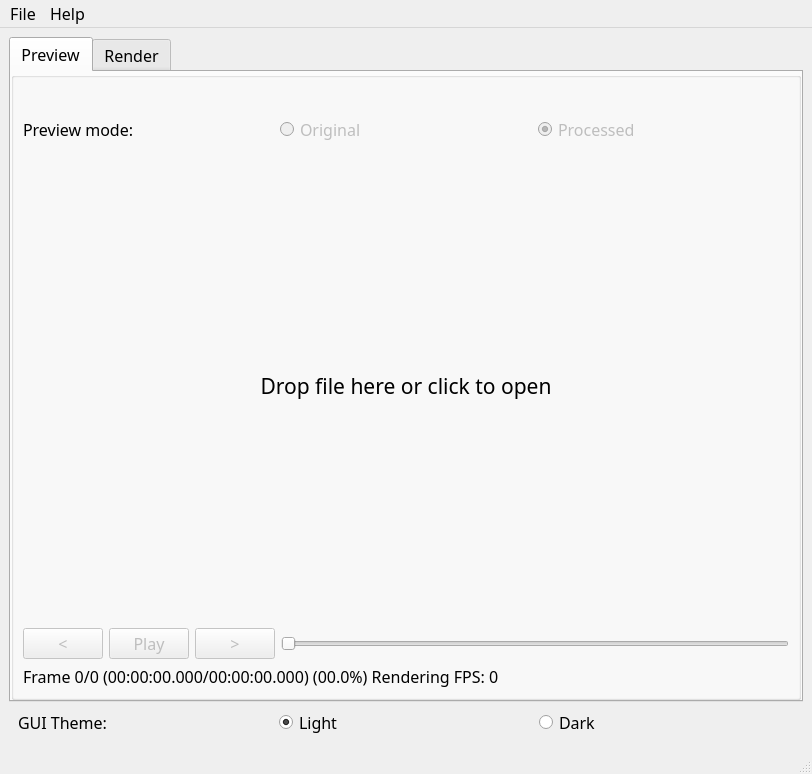
<?xml version="1.0" encoding="UTF-8"?>
<ui version="4.0">
 <author>Fern Lane</author>
 <class>MainWindow</class>
 <widget class="QMainWindow" name="MainWindow">
  <property name="geometry">
   <rect>
    <x>0</x>
    <y>0</y>
    <width>812</width>
    <height>774</height>
   </rect>
  </property>
  <property name="font">
   <font>
    <family>Calibri Light</family>
    <pointsize>12</pointsize>
   </font>
  </property>
  <property name="windowTitle">
   <string>NTSC-VHS-Renderer</string>
  </property>
  <property name="layoutDirection">
   <enum>Qt::LeftToRight</enum>
  </property>
  <widget class="QWidget" name="centralwidget">
   <layout class="QVBoxLayout" name="verticalLayout_2">
    <item>
     <widget class="QTabWidget" name="tabWidget">
      <property name="enabled">
       <bool>true</bool>
      </property>
      <property name="currentIndex">
       <number>0</number>
      </property>
      <widget class="QWidget" name="tab">
       <attribute name="title">
        <string>Preview</string>
       </attribute>
       <layout class="QVBoxLayout" name="verticalLayout_4">
        <property name="leftMargin">
         <number>0</number>
        </property>
        <property name="topMargin">
         <number>0</number>
        </property>
        <property name="rightMargin">
         <number>0</number>
        </property>
        <property name="bottomMargin">
         <number>0</number>
        </property>
        <item>
         <widget class="QGroupBox" name="groupBox">
          <property name="title">
           <string/>
          </property>
          <property name="checkable">
           <bool>false</bool>
          </property>
          <layout class="QVBoxLayout" name="verticalLayout_3">
           <item>
            <widget class="QLabel" name="lb_filename">
             <property name="text">
              <string/>
             </property>
            </widget>
           </item>
           <item>
            <layout class="QHBoxLayout" name="horizontalLayout_2">
             <item>
              <widget class="QLabel" name="label">
               <property name="text">
                <string>Preview mode:</string>
               </property>
              </widget>
             </item>
             <item>
              <widget class="QRadioButton" name="rb_preview_original">
               <property name="enabled">
                <bool>false</bool>
               </property>
               <property name="text">
                <string>Original</string>
               </property>
               <property name="checked">
                <bool>false</bool>
               </property>
               <attribute name="buttonGroup">
                <string notr="true">buttonGroup</string>
               </attribute>
              </widget>
             </item>
             <item>
              <widget class="QRadioButton" name="rb_preview_processed">
               <property name="enabled">
                <bool>false</bool>
               </property>
               <property name="text">
                <string>Processed</string>
               </property>
               <property name="checked">
                <bool>true</bool>
               </property>
               <attribute name="buttonGroup">
                <string notr="true">buttonGroup</string>
               </attribute>
              </widget>
             </item>
            </layout>
           </item>
           <item>
            <widget class="QLabel" name="lb_preview">
             <property name="sizePolicy">
              <sizepolicy hsizetype="Expanding" vsizetype="Expanding">
               <horstretch>0</horstretch>
               <verstretch>2</verstretch>
              </sizepolicy>
             </property>
             <property name="minimumSize">
              <size>
               <width>160</width>
               <height>120</height>
              </size>
             </property>
             <property name="sizeIncrement">
              <size>
               <width>0</width>
               <height>0</height>
              </size>
             </property>
             <property name="font">
              <font>
               <pointsize>16</pointsize>
              </font>
             </property>
             <property name="styleSheet">
              <string notr="true"/>
             </property>
             <property name="text">
              <string>Drop file here or click to open</string>
             </property>
             <property name="alignment">
              <set>Qt::AlignCenter</set>
             </property>
            </widget>
           </item>
           <item>
            <layout class="QHBoxLayout" name="horizontalLayout">
             <item>
              <widget class="QPushButton" name="btn_previous">
               <property name="enabled">
                <bool>false</bool>
               </property>
               <property name="sizePolicy">
                <sizepolicy hsizetype="Fixed" vsizetype="Fixed">
                 <horstretch>0</horstretch>
                 <verstretch>0</verstretch>
                </sizepolicy>
               </property>
               <property name="text">
                <string>&lt;</string>
               </property>
              </widget>
             </item>
             <item>
              <widget class="QPushButton" name="btn_play_pause">
               <property name="enabled">
                <bool>false</bool>
               </property>
               <property name="sizePolicy">
                <sizepolicy hsizetype="Minimum" vsizetype="Fixed">
                 <horstretch>0</horstretch>
                 <verstretch>0</verstretch>
                </sizepolicy>
               </property>
               <property name="text">
                <string>Play</string>
               </property>
              </widget>
             </item>
             <item>
              <widget class="QPushButton" name="btn_next">
               <property name="enabled">
                <bool>false</bool>
               </property>
               <property name="sizePolicy">
                <sizepolicy hsizetype="Fixed" vsizetype="Fixed">
                 <horstretch>0</horstretch>
                 <verstretch>0</verstretch>
                </sizepolicy>
               </property>
               <property name="text">
                <string>&gt;</string>
               </property>
              </widget>
             </item>
             <item>
              <widget class="QSlider" name="sl_timeline">
               <property name="enabled">
                <bool>false</bool>
               </property>
               <property name="minimum">
                <number>1</number>
               </property>
               <property name="orientation">
                <enum>Qt::Horizontal</enum>
               </property>
              </widget>
             </item>
            </layout>
           </item>
           <item>
            <widget class="QLabel" name="lb_progress">
             <property name="text">
              <string>Frame 0/0 (00:00:00.000/00:00:00.000) (00.0%) Rendering FPS: 0</string>
             </property>
            </widget>
           </item>
          </layout>
         </widget>
        </item>
       </layout>
      </widget>
      <widget class="QWidget" name="tab_2">
       <attribute name="title">
        <string>Render</string>
       </attribute>
       <layout class="QHBoxLayout" name="horizontalLayout_6">
        <property name="leftMargin">
         <number>0</number>
        </property>
        <property name="topMargin">
         <number>0</number>
        </property>
        <property name="rightMargin">
         <number>0</number>
        </property>
        <property name="bottomMargin">
         <number>0</number>
        </property>
        <item>
         <widget class="QScrollArea" name="scrollArea">
          <property name="sizePolicy">
           <sizepolicy hsizetype="Expanding" vsizetype="Expanding">
            <horstretch>0</horstretch>
            <verstretch>0</verstretch>
           </sizepolicy>
          </property>
          <property name="widgetResizable">
           <bool>true</bool>
          </property>
          <widget class="QWidget" name="scrollAreaWidgetContents_2">
           <property name="geometry">
            <rect>
             <x>0</x>
             <y>0</y>
             <width>786</width>
             <height>650</height>
            </rect>
           </property>
           <layout class="QVBoxLayout" name="verticalLayout">
            <item>
             <widget class="QGroupBox" name="groupBox_4">
              <property name="title">
               <string/>
              </property>
              <layout class="QVBoxLayout" name="verticalLayout_7">
               <property name="leftMargin">
                <number>0</number>
               </property>
               <property name="rightMargin">
                <number>0</number>
               </property>
               <item>
                <layout class="QHBoxLayout" name="horizontalLayout_3">
                 <item>
                  <widget class="QLabel" name="label_2">
                   <property name="text">
                    <string>System:</string>
                   </property>
                  </widget>
                 </item>
                 <item>
                  <widget class="QRadioButton" name="rb_system_ntsc">
                   <property name="enabled">
                    <bool>true</bool>
                   </property>
                   <property name="text">
                    <string>NTSC</string>
                   </property>
                   <property name="checked">
                    <bool>true</bool>
                   </property>
                   <attribute name="buttonGroup">
                    <string notr="true">buttonGroup_2</string>
                   </attribute>
                  </widget>
                 </item>
                 <item>
                  <widget class="QRadioButton" name="rb_system_vhs">
                   <property name="text">
                    <string>VHS</string>
                   </property>
                   <attribute name="buttonGroup">
                    <string notr="true">buttonGroup_2</string>
                   </attribute>
                  </widget>
                 </item>
                </layout>
               </item>
               <item>
                <layout class="QHBoxLayout" name="horizontalLayout_7">
                 <item>
                  <widget class="QCheckBox" name="cb_monochrome">
                   <property name="layoutDirection">
                    <enum>Qt::LeftToRight</enum>
                   </property>
                   <property name="text">
                    <string>Monochrome</string>
                   </property>
                  </widget>
                 </item>
                </layout>
               </item>
               <item>
                <layout class="QHBoxLayout" name="horizontalLayout_4">
                 <item>
                  <widget class="QLabel" name="label_3">
                   <property name="text">
                    <string>Noise:</string>
                   </property>
                  </widget>
                 </item>
                 <item>
                  <widget class="QSpinBox" name="sb_noise">
                   <property name="maximum">
                    <number>100</number>
                   </property>
                  </widget>
                 </item>
                </layout>
               </item>
               <item>
                <layout class="QHBoxLayout" name="horizontalLayout_8">
                 <item>
                  <widget class="QLabel" name="label_5">
                   <property name="text">
                    <string>Scan:</string>
                   </property>
                  </widget>
                 </item>
                 <item>
                  <widget class="QRadioButton" name="rb_progressive">
                   <property name="text">
                    <string>Progressive</string>
                   </property>
                   <property name="checked">
                    <bool>true</bool>
                   </property>
                   <attribute name="buttonGroup">
                    <string notr="true">buttonGroup_3</string>
                   </attribute>
                  </widget>
                 </item>
                 <item>
                  <widget class="QRadioButton" name="rb_interlaced">
                   <property name="text">
                    <string>Interlaced</string>
                   </property>
                   <attribute name="buttonGroup">
                    <string notr="true">buttonGroup_3</string>
                   </attribute>
                  </widget>
                 </item>
                </layout>
               </item>
               <item>
                <layout class="QHBoxLayout" name="horizontalLayout_9">
                 <item>
                  <widget class="QCheckBox" name="cb_fill_between_scan_lines">
                   <property name="text">
                    <string>Fill in gaps between scan lines</string>
                   </property>
                  </widget>
                 </item>
                </layout>
               </item>
               <item>
                <layout class="QHBoxLayout" name="horizontalLayout_10">
                 <item>
                  <widget class="QCheckBox" name="cb_mess_bottom_line">
                   <property name="enabled">
                    <bool>true</bool>
                   </property>
                   <property name="text">
                    <string>Mess up the bottom of the frame (for VHS system only)</string>
                   </property>
                  </widget>
                 </item>
                </layout>
               </item>
               <item>
                <layout class="QHBoxLayout" name="horizontalLayout_14">
                 <item>
                  <widget class="QLabel" name="label_9">
                   <property name="text">
                    <string>Output resolution:</string>
                   </property>
                  </widget>
                 </item>
                 <item>
                  <widget class="QSpinBox" name="sb_width">
                   <property name="enabled">
                    <bool>true</bool>
                   </property>
                   <property name="minimum">
                    <number>10</number>
                   </property>
                   <property name="maximum">
                    <number>99999</number>
                   </property>
                  </widget>
                 </item>
                 <item>
                  <widget class="QLabel" name="label_10">
                   <property name="sizePolicy">
                    <sizepolicy hsizetype="Fixed" vsizetype="Preferred">
                     <horstretch>0</horstretch>
                     <verstretch>0</verstretch>
                    </sizepolicy>
                   </property>
                   <property name="text">
                    <string>x</string>
                   </property>
                   <property name="alignment">
                    <set>Qt::AlignCenter</set>
                   </property>
                  </widget>
                 </item>
                 <item>
                  <widget class="QSpinBox" name="sb_height">
                   <property name="minimum">
                    <number>10</number>
                   </property>
                   <property name="maximum">
                    <number>99999</number>
                   </property>
                  </widget>
                 </item>
                 <item>
                  <widget class="QCheckBox" name="cb_size_input">
                   <property name="text">
                    <string>Same as input file</string>
                   </property>
                  </widget>
                 </item>
                </layout>
               </item>
              </layout>
             </widget>
            </item>
            <item>
             <spacer name="verticalSpacer_2">
              <property name="orientation">
               <enum>Qt::Vertical</enum>
              </property>
              <property name="sizeHint" stdset="0">
               <size>
                <width>20</width>
                <height>10</height>
               </size>
              </property>
             </spacer>
            </item>
            <item>
             <widget class="QGroupBox" name="groupBox_2">
              <property name="title">
               <string/>
              </property>
              <layout class="QVBoxLayout" name="verticalLayout_5">
               <property name="leftMargin">
                <number>0</number>
               </property>
               <property name="rightMargin">
                <number>0</number>
               </property>
               <item>
                <layout class="QHBoxLayout" name="horizontalLayout_12">
                 <item>
                  <widget class="QCheckBox" name="cb_brightness_enabled">
                   <property name="text">
                    <string>Brightness:</string>
                   </property>
                  </widget>
                 </item>
                 <item>
                  <widget class="QSpinBox" name="sb_brightness">
                   <property name="minimum">
                    <number>-100</number>
                   </property>
                   <property name="maximum">
                    <number>1000</number>
                   </property>
                  </widget>
                 </item>
                </layout>
               </item>
               <item>
                <layout class="QHBoxLayout" name="horizontalLayout_13">
                 <item>
                  <widget class="QCheckBox" name="cb_contrast_enabled">
                   <property name="text">
                    <string>Contrast:</string>
                   </property>
                  </widget>
                 </item>
                 <item>
                  <widget class="QSpinBox" name="sb_contrast">
                   <property name="minimum">
                    <number>-100</number>
                   </property>
                   <property name="maximum">
                    <number>1000</number>
                   </property>
                  </widget>
                 </item>
                </layout>
               </item>
               <item>
                <layout class="QHBoxLayout" name="horizontalLayout_19">
                 <item>
                  <widget class="QCheckBox" name="cb_sharpness_enabled">
                   <property name="text">
                    <string>Sharpness:</string>
                   </property>
                  </widget>
                 </item>
                 <item>
                  <widget class="QSpinBox" name="sb_sharpness">
                   <property name="minimum">
                    <number>-100</number>
                   </property>
                   <property name="maximum">
                    <number>1000</number>
                   </property>
                  </widget>
                 </item>
                </layout>
               </item>
               <item>
                <layout class="QHBoxLayout" name="horizontalLayout_18">
                 <item>
                  <widget class="QCheckBox" name="cb_saturation_enabled">
                   <property name="text">
                    <string>Color (saturation):</string>
                   </property>
                  </widget>
                 </item>
                 <item>
                  <widget class="QSpinBox" name="sb_saturation">
                   <property name="minimum">
                    <number>-100</number>
                   </property>
                   <property name="maximum">
                    <number>1000</number>
                   </property>
                  </widget>
                 </item>
                </layout>
               </item>
               <item>
                <layout class="QHBoxLayout" name="horizontalLayout_11">
                 <item>
                  <widget class="QCheckBox" name="cb_bloom_enabled">
                   <property name="text">
                    <string>Bloom (glow) effect:</string>
                   </property>
                  </widget>
                 </item>
                 <item>
                  <widget class="QSpinBox" name="sb_bloom">
                   <property name="maximum">
                    <number>255</number>
                   </property>
                  </widget>
                 </item>
                </layout>
               </item>
              </layout>
             </widget>
            </item>
            <item>
             <spacer name="verticalSpacer">
              <property name="orientation">
               <enum>Qt::Vertical</enum>
              </property>
              <property name="sizeHint" stdset="0">
               <size>
                <width>20</width>
                <height>10</height>
               </size>
              </property>
             </spacer>
            </item>
            <item>
             <widget class="QGroupBox" name="groupBox_3">
              <property name="title">
               <string/>
              </property>
              <layout class="QVBoxLayout" name="verticalLayout_6">
               <property name="leftMargin">
                <number>0</number>
               </property>
               <property name="rightMargin">
                <number>0</number>
               </property>
               <item>
                <layout class="QHBoxLayout" name="horizontalLayout_5">
                 <item>
                  <widget class="QLabel" name="label_4">
                   <property name="text">
                    <string>Render from frame:</string>
                   </property>
                  </widget>
                 </item>
                 <item>
                  <widget class="QSpinBox" name="sb_frame_from">
                   <property name="minimum">
                    <number>1</number>
                   </property>
                   <property name="maximum">
                    <number>999999</number>
                   </property>
                  </widget>
                 </item>
                 <item>
                  <widget class="QCheckBox" name="cb_from_start">
                   <property name="text">
                    <string>File start</string>
                   </property>
                  </widget>
                 </item>
                </layout>
               </item>
               <item>
                <layout class="QHBoxLayout" name="horizontalLayout_15">
                 <item>
                  <widget class="QLabel" name="label_11">
                   <property name="text">
                    <string>Render to frame:</string>
                   </property>
                  </widget>
                 </item>
                 <item>
                  <widget class="QSpinBox" name="sb_frame_to">
                   <property name="minimum">
                    <number>1</number>
                   </property>
                   <property name="maximum">
                    <number>999999</number>
                   </property>
                  </widget>
                 </item>
                 <item>
                  <widget class="QCheckBox" name="cb_to_end">
                   <property name="text">
                    <string>File end</string>
                   </property>
                  </widget>
                 </item>
                </layout>
               </item>
               <item>
                <layout class="QHBoxLayout" name="horizontalLayout_17">
                 <item>
                  <widget class="QLabel" name="label_13">
                   <property name="text">
                    <string>Output bitrate (Kbps):</string>
                   </property>
                  </widget>
                 </item>
                 <item>
                  <widget class="QSpinBox" name="sb_bitrate">
                   <property name="minimum">
                    <number>1</number>
                   </property>
                   <property name="maximum">
                    <number>9999999</number>
                   </property>
                  </widget>
                 </item>
                 <item>
                  <widget class="QCheckBox" name="cb_bitrate_same">
                   <property name="text">
                    <string>Same as input file</string>
                   </property>
                  </widget>
                 </item>
                </layout>
               </item>
               <item>
                <layout class="QHBoxLayout" name="horizontalLayout_16">
                 <item>
                  <widget class="QLabel" name="label_12">
                   <property name="text">
                    <string>Output format:</string>
                   </property>
                  </widget>
                 </item>
                 <item>
                  <widget class="QRadioButton" name="rb_format_mp4">
                   <property name="text">
                    <string>MP4, h264</string>
                   </property>
                   <property name="checked">
                    <bool>true</bool>
                   </property>
                   <attribute name="buttonGroup">
                    <string notr="true">buttonGroup_4</string>
                   </attribute>
                  </widget>
                 </item>
                 <item>
                  <widget class="QRadioButton" name="rb_format_mov">
                   <property name="text">
                    <string>MOV, h264</string>
                   </property>
                   <attribute name="buttonGroup">
                    <string notr="true">buttonGroup_4</string>
                   </attribute>
                  </widget>
                 </item>
                 <item>
                  <widget class="QRadioButton" name="rb_format_jpg">
                   <property name="text">
                    <string>JPG, mjpeg</string>
                   </property>
                   <attribute name="buttonGroup">
                    <string notr="true">buttonGroup_4</string>
                   </attribute>
                  </widget>
                 </item>
                </layout>
               </item>
              </layout>
             </widget>
            </item>
            <item>
             <spacer name="verticalSpacer_3">
              <property name="orientation">
               <enum>Qt::Vertical</enum>
              </property>
              <property name="sizeHint" stdset="0">
               <size>
                <width>20</width>
                <height>40</height>
               </size>
              </property>
             </spacer>
            </item>
            <item>
             <widget class="QPushButton" name="btn_start_render">
              <property name="enabled">
               <bool>true</bool>
              </property>
              <property name="text">
               <string>Render and Save as</string>
              </property>
             </widget>
            </item>
           </layout>
          </widget>
         </widget>
        </item>
       </layout>
      </widget>
     </widget>
    </item>
    <item>
     <layout class="QHBoxLayout" name="horizontalLayout_20">
      <property name="leftMargin">
       <number>9</number>
      </property>
      <property name="topMargin">
       <number>0</number>
      </property>
      <property name="rightMargin">
       <number>9</number>
      </property>
      <property name="bottomMargin">
       <number>0</number>
      </property>
      <item>
       <widget class="QLabel" name="label_6">
        <property name="text">
         <string>GUI Theme:</string>
        </property>
       </widget>
      </item>
      <item>
       <widget class="QRadioButton" name="rb_theme_light">
        <property name="text">
         <string>Light</string>
        </property>
        <property name="checked">
         <bool>true</bool>
        </property>
        <attribute name="buttonGroup">
         <string notr="true">buttonGroup_5</string>
        </attribute>
       </widget>
      </item>
      <item>
       <widget class="QRadioButton" name="rb_theme_dark">
        <property name="text">
         <string>Dark</string>
        </property>
        <attribute name="buttonGroup">
         <string notr="true">buttonGroup_5</string>
        </attribute>
       </widget>
      </item>
     </layout>
    </item>
   </layout>
  </widget>
  <widget class="QMenuBar" name="menubar">
   <property name="enabled">
    <bool>true</bool>
   </property>
   <property name="geometry">
    <rect>
     <x>0</x>
     <y>0</y>
     <width>812</width>
     <height>21</height>
    </rect>
   </property>
   <widget class="QMenu" name="menuFile">
    <property name="enabled">
     <bool>true</bool>
    </property>
    <property name="title">
     <string>File</string>
    </property>
    <addaction name="actionOpen"/>
   </widget>
   <widget class="QMenu" name="menuHelp">
    <property name="title">
     <string>Help</string>
    </property>
    <addaction name="actionGitHub_page"/>
    <addaction name="actionAbout_2"/>
   </widget>
   <addaction name="menuFile"/>
   <addaction name="menuHelp"/>
  </widget>
  <widget class="QStatusBar" name="statusbar"/>
  <action name="actionOpen">
   <property name="text">
    <string>Open</string>
   </property>
  </action>
  <action name="actionAbout">
   <property name="text">
    <string>About</string>
   </property>
  </action>
  <action name="actionAbout_2">
   <property name="text">
    <string>About</string>
   </property>
   <property name="menuRole">
    <enum>QAction::AboutRole</enum>
   </property>
  </action>
  <action name="actionGitHub_page">
   <property name="text">
    <string>GitHub page</string>
   </property>
  </action>
 </widget>
 <resources/>
 <connections/>
 <buttongroups>
  <buttongroup name="buttonGroup_4"/>
  <buttongroup name="buttonGroup_3"/>
  <buttongroup name="buttonGroup_2"/>
  <buttongroup name="buttonGroup"/>
  <buttongroup name="buttonGroup_5"/>
 </buttongroups>
</ui>
